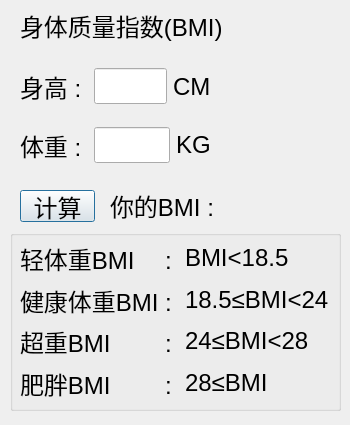
<?xml version="1.0" encoding="UTF-8"?>
<ui version="4.0">
 <class>bmiDialog</class>
 <widget class="QDialog" name="bmiDialog">
  <property name="geometry">
   <rect>
    <x>0</x>
    <y>0</y>
    <width>350</width>
    <height>425</height>
   </rect>
  </property>
  <property name="windowTitle">
   <string>身体指数</string>
  </property>
  <property name="windowIcon">
   <iconset resource="image.qrc">
    <normaloff>:/png/toolbmi.png</normaloff>:/png/toolbmi.png</iconset>
  </property>
  <property name="styleSheet">
   <string notr="true"/>
  </property>
  <widget class="QLabel" name="label">
   <property name="geometry">
    <rect>
     <x>20</x>
     <y>10</y>
     <width>231</width>
     <height>31</height>
    </rect>
   </property>
   <property name="font">
    <font>
     <pointsize>18</pointsize>
    </font>
   </property>
   <property name="text">
    <string>身体质量指数(BMI)</string>
   </property>
  </widget>
  <widget class="QPushButton" name="pushButton">
   <property name="geometry">
    <rect>
     <x>20</x>
     <y>190</y>
     <width>75</width>
     <height>32</height>
    </rect>
   </property>
   <property name="font">
    <font>
     <pointsize>18</pointsize>
    </font>
   </property>
   <property name="text">
    <string>计算</string>
   </property>
  </widget>
  <widget class="QGroupBox" name="groupBox">
   <property name="geometry">
    <rect>
     <x>10</x>
     <y>230</y>
     <width>331</width>
     <height>181</height>
    </rect>
   </property>
   <property name="font">
    <font>
     <pointsize>18</pointsize>
    </font>
   </property>
   <property name="title">
    <string/>
   </property>
   <widget class="QWidget" name="layoutWidget">
    <property name="geometry">
     <rect>
      <x>10</x>
      <y>10</y>
      <width>322</width>
      <height>161</height>
     </rect>
    </property>
    <layout class="QVBoxLayout" name="verticalLayout">
     <item>
      <layout class="QHBoxLayout" name="horizontalLayout">
       <item>
        <widget class="QLabel" name="label_6">
         <property name="font">
          <font>
           <pointsize>18</pointsize>
          </font>
         </property>
         <property name="text">
          <string>轻体重BMI 　: </string>
         </property>
        </widget>
       </item>
       <item>
        <widget class="QLabel" name="label_12">
         <property name="font">
          <font>
           <pointsize>18</pointsize>
          </font>
         </property>
         <property name="text">
          <string>BMI&lt;18.5</string>
         </property>
        </widget>
       </item>
      </layout>
     </item>
     <item>
      <layout class="QHBoxLayout" name="horizontalLayout_2">
       <item>
        <widget class="QLabel" name="label_7">
         <property name="font">
          <font>
           <pointsize>18</pointsize>
          </font>
         </property>
         <property name="text">
          <string>健康体重BMI : </string>
         </property>
        </widget>
       </item>
       <item>
        <widget class="QLabel" name="label_10">
         <property name="font">
          <font>
           <pointsize>18</pointsize>
          </font>
         </property>
         <property name="text">
          <string>18.5≤BMI&lt;24</string>
         </property>
        </widget>
       </item>
      </layout>
     </item>
     <item>
      <layout class="QHBoxLayout" name="horizontalLayout_3">
       <item>
        <widget class="QLabel" name="label_8">
         <property name="font">
          <font>
           <pointsize>18</pointsize>
          </font>
         </property>
         <property name="text">
          <string>超重BMI 　　: </string>
         </property>
        </widget>
       </item>
       <item>
        <widget class="QLabel" name="label_13">
         <property name="font">
          <font>
           <pointsize>18</pointsize>
          </font>
         </property>
         <property name="text">
          <string>24≤BMI&lt;28</string>
         </property>
        </widget>
       </item>
      </layout>
     </item>
     <item>
      <layout class="QHBoxLayout" name="horizontalLayout_4">
       <item>
        <widget class="QLabel" name="label_9">
         <property name="font">
          <font>
           <pointsize>18</pointsize>
          </font>
         </property>
         <property name="text">
          <string>肥胖BMI　 　: </string>
         </property>
        </widget>
       </item>
       <item>
        <widget class="QLabel" name="label_11">
         <property name="font">
          <font>
           <pointsize>18</pointsize>
          </font>
         </property>
         <property name="text">
          <string>28≤BMI</string>
         </property>
        </widget>
       </item>
      </layout>
     </item>
    </layout>
   </widget>
  </widget>
  <widget class="QLabel" name="label_14">
   <property name="geometry">
    <rect>
     <x>110</x>
     <y>190</y>
     <width>221</width>
     <height>31</height>
    </rect>
   </property>
   <property name="font">
    <font>
     <pointsize>18</pointsize>
    </font>
   </property>
   <property name="text">
    <string>你的BMI :</string>
   </property>
  </widget>
  <widget class="QWidget" name="layoutWidget_2">
   <property name="geometry">
    <rect>
     <x>20</x>
     <y>60</y>
     <width>191</width>
     <height>111</height>
    </rect>
   </property>
   <layout class="QVBoxLayout" name="verticalLayout_2">
    <item>
     <layout class="QHBoxLayout" name="horizontalLayout_5">
      <item>
       <widget class="QLabel" name="label_2">
        <property name="font">
         <font>
          <pointsize>18</pointsize>
         </font>
        </property>
        <property name="text">
         <string>身高 : </string>
        </property>
       </widget>
      </item>
      <item>
       <widget class="QLineEdit" name="lineEdit">
        <property name="font">
         <font>
          <pointsize>18</pointsize>
         </font>
        </property>
       </widget>
      </item>
      <item>
       <widget class="QLabel" name="label_4">
        <property name="font">
         <font>
          <pointsize>18</pointsize>
         </font>
        </property>
        <property name="text">
         <string>CM</string>
        </property>
       </widget>
      </item>
     </layout>
    </item>
    <item>
     <layout class="QHBoxLayout" name="horizontalLayout_6">
      <item>
       <widget class="QLabel" name="label_3">
        <property name="font">
         <font>
          <pointsize>18</pointsize>
         </font>
        </property>
        <property name="text">
         <string>体重 : </string>
        </property>
       </widget>
      </item>
      <item>
       <widget class="QLineEdit" name="lineEdit_2">
        <property name="font">
         <font>
          <pointsize>18</pointsize>
         </font>
        </property>
       </widget>
      </item>
      <item>
       <widget class="QLabel" name="label_5">
        <property name="font">
         <font>
          <pointsize>18</pointsize>
         </font>
        </property>
        <property name="text">
         <string>KG</string>
        </property>
       </widget>
      </item>
     </layout>
    </item>
   </layout>
  </widget>
 </widget>
 <resources>
  <include location="image.qrc"/>
 </resources>
 <connections/>
</ui>
